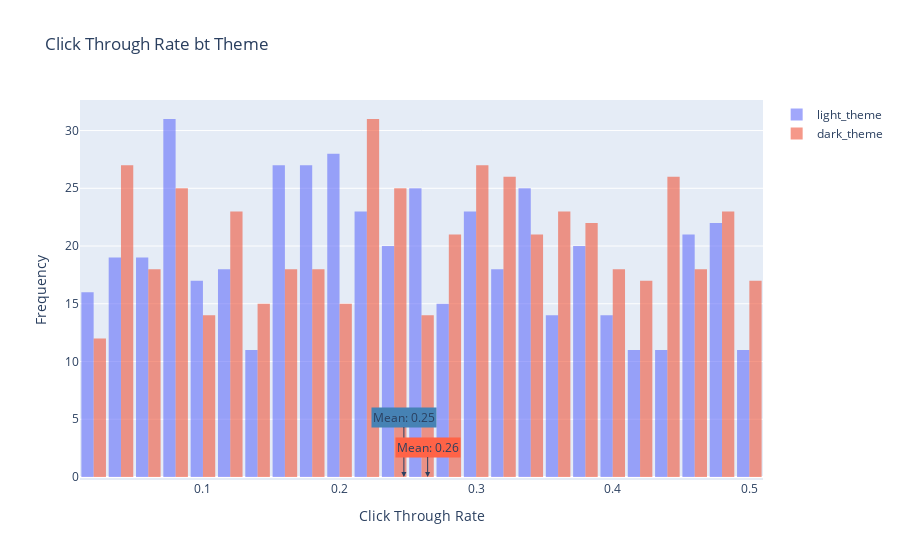

Notebook code cell kept with this figure:
### Code cell
import plotly.graph_objects as go 

light_theme = df[df['Theme'] == 'Light Theme']
dark_theme = df[df['Theme'] == 'Dark Theme']

light_theme_ctr = light_theme['Click Through Rate'].mean()
dark_theme_ctr = dark_theme['Click Through Rate'].mean()

fig = go.Figure()

fig.add_trace(go.Histogram(x=light_theme['Click Through Rate'], name='light_theme', opacity=0.6))
fig.add_trace(go.Histogram(x=dark_theme['Click Through Rate'], name='dark_theme', opacity=0.6))


fig.add_annotation(x=light_theme_ctr, y=0,
                   text=f'Mean: {light_theme_ctr:.2f}',
                   showarrow=True, arrowhead=2,
                   ax=0, ay=-60,
                   bgcolor='steelblue')
fig.add_annotation(x=dark_theme_ctr, y=0,
                   text=f'Mean: {dark_theme_ctr:.2f}',
                   showarrow=True, arrowhead=2,
                   ax=0, ay=-30,
                   bgcolor='tomato')
fig.update_layout(
    title_text = 'Click Through Rate bt Theme',
    xaxis_title_text = 'Click Through Rate',
    yaxis_title_text = 'Frequency',
    barmode = 'group',
    bargap = 0.1
    )
fig.show()

### Figure 1 — Plotly figure (JSON) as saved in the notebook; plotly's stock layout.template omitted (floating-point values rounded to 4 significant figures; data arrays with more than 128 entries replaced by an {"elided": "..."} marker saying what was removed)
{"data": [{"name": "light_theme", "opacity": 0.6, "type": "histogram", "x": {"elided": "486 float values"}}, {"name": "dark_theme", "opacity": 0.6, "type": "histogram", "x": {"elided": "514 float values"}}], "layout": {"annotations": [{"arrowhead": 2, "ax": 0, "ay": -60, "bgcolor": "steelblue", "showarrow": true, "text": "Mean: 0.25", "x": 0.2471, "y": 0}, {"arrowhead": 2, "ax": 0, "ay": -30, "bgcolor": "tomato", "showarrow": true, "text": "Mean: 0.26", "x": 0.2645, "y": 0}], "bargap": 0.1, "barmode": "group", "title": {"text": "Click Through Rate bt Theme"}, "xaxis": {"title": {"text": "Click Through Rate"}}, "yaxis": {"title": {"text": "Frequency"}}}}
